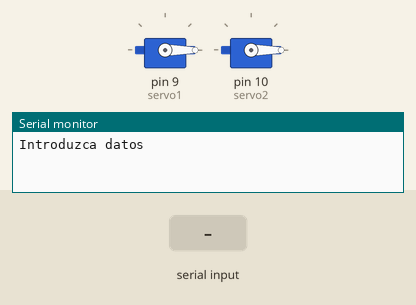
A sketch run on a simulated Arduino Uno, built with avr-gcc and run on an emulated ATmega328P. Parts: 2 × servo, the last lines printed to the serial monitor. Inputs (shaded band) come from the test bench.

Above: at 1.2 s.
1.3 s: "90,45f" received over Serial
2.8 s: "30,150f" received over Serial
At 9.9 s:
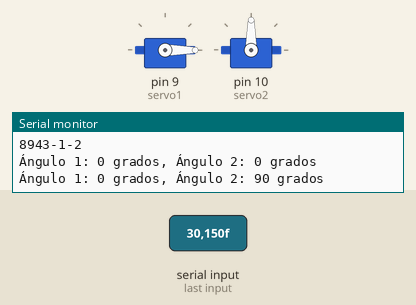
Timing chart, 0 to 13.3 s (numbered marks = the images above; inputs shaded):
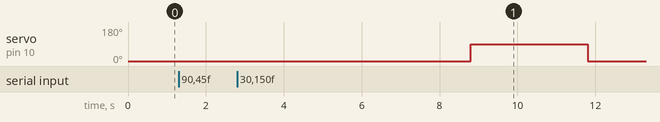

The sketch:

Inversa.ino
```cpp
#include <Servo.h>
#include <math.h>

Servo servo1;
Servo servo2;
float nv = 0;
//variables
const int enlace1 = 10;  // Longitud del primer enlace en cm
const int enlace2 = 10;  // Longitud del segundo enlace en cm

//configuación del Arduino
void setup() {
  Serial.begin(9600);
  servo1.attach(9);  //Selección del GPIO 10
  servo2.attach(10);  //Selección del GPIO 9

 // envia a los servos a su posición inicial
  servo1.write(0);
  servo2.write(0);
  Serial.println("Introduzca datos");
}
//Rutina para evitar el valor cero que envia la función parseFloat
void no_valor()
{
 while (Serial.available() == 0){}
 nv = Serial.parseFloat();
}

//Programa principal
void loop() {
  int x1, y1, x2, y2;
 //captura de datos
  //Serial.println("Proporciona el valor de X ");
  while(Serial.available()==0){}
  String coords = Serial.readStringUntil('f');
  sscanf(coords.c_str(), "%d,%d,%d,%d", &x1, &y1, &x2, &y2);
  //no_valor();
    //AJUSTE DE COORDENADAS
    x1-=1;
    y1-=2;

    x2-=1;
    y2-=2;
    Serial.print(x1);
    Serial.print(y1);
    Serial.print(x2);
    Serial.println(y2);
  no_valor();
  mueveServos(x1,y1);
  delay(3000);
  mueveServos(x2,y2);
}//FIN LOOP

void mueveServos(int x, int y){
    //cálculo de los ángulos
   float theta2 = acos((x*x + y*y - enlace1*enlace1 - enlace2*enlace2) / (2 * enlace1 * enlace2));
   float theta1 = atan2(y, x) - atan2((enlace2 * sin(theta2)), (enlace1 + enlace2 * cos(theta2)));

   // Convertir los ángulos de radianes a grados
    int angulo1 = degrees(theta1);
    int angulo2 = degrees(theta2);

    // Asegurarse de que los ángulos estén dentro del rango de 0 a 180 grados
    angulo1 = constrain(angulo1, 0, 180);
    angulo2 = constrain(angulo2, 0, 180);

    // Mover los servos a las posiciones calculadas
    servo1.write(angulo1);
    servo2.write(angulo2);

    // Mostrar los ángulos calculados
    Serial.print("Ángulo 1: ");
    Serial.print(angulo1);
    Serial.print(" grados, Ángulo 2: ");
    Serial.print(angulo2);
    Serial.println(" grados");

    delay(3000);  // Esperar un segundo antes de solicitar nuevas coordenadas
    //REGRESAR SERVOS A LA POSICION ORIGINAL
    servo1.write(0);
    servo2.write(0);

}//FIN MUEVE SERVOS
```

Measured:
- after the input at 2.8 s, servo on pin 10 (servo2): 0° → 90° after 6.0 s, → 0° 3.0 s later
